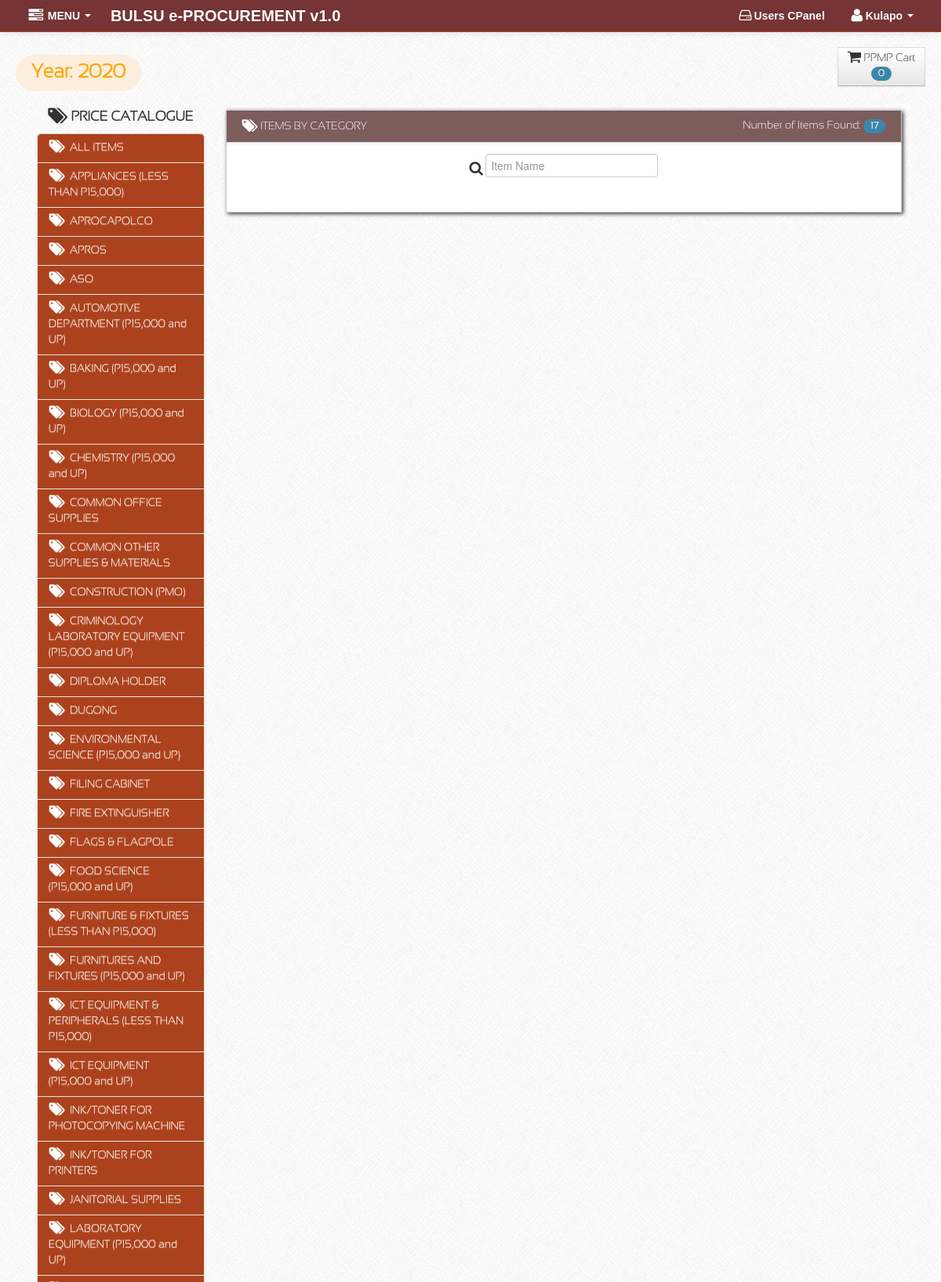
/users/category.php (signed in, upper part), run on the app's committed database.
### tables this page shows
CREATE TABLE `users` (
  `user_id` int(11) NOT NULL,
  `Year` int(11) NOT NULL,
  `branch` varchar(300) NOT NULL,
  `username` varchar(50) NOT NULL,
  `password` varchar(50) NOT NULL,
  `level` varchar(50) NOT NULL,
  `registered_date` date NOT NULL,
  `approved` varchar(3) NOT NULL,
  `Remarks` varchar(20) NOT NULL
);

CREATE TABLE `tbl_item_category` (
  `itemcategoryID` int(11) NOT NULL,
  `ItemCatDesc` varchar(350) NOT NULL
);

CREATE TABLE `tbl_item_details` (
  `itemdetailID` int(11) NOT NULL,
  `itemcategoryID` int(11) NOT NULL,
  `itemdetailDesc` varchar(350) NOT NULL,
  `UnitOfMeasurement` varchar(20) NOT NULL,
  `PriceCatalogue` decimal(11,2) NOT NULL
);

### users/session.php (called while the page is built, shortened)
<?php
	if (!isset($_SESSION['member_id']) || (trim($_SESSION['member_id']) == '')) {
		header('Location: ../index.php');
	}else {
		$session_id=$_SESSION['member_id'];
	}
?>

### users/category.php (the view, shortened to what this page needs)
<?php include('header.php'); ?>
<?php include('session.php'); ?>
<?php trim($filter = isset($_GET['filter']) ? $_GET['filter'] : '');?>
    <body >
		<?php include('navbar.php') ?>
        <div class="container-fluid" id="">
            <div class="row-fluid">
			<?php
				$query = mysql_query("SELECT * FROM users WHERE user_id='$session_id'")or die(mysql_error());
				while($row = mysql_fetch_array($query)) {
					$Year = $row['Year'];
				}
				$query1= mysql_query("select * from tbl_ppmp WHERE Year = '$Year' AND user_id='$session_id' AND Status = 'Pending'")or die(mysql_error());
				$count1 = mysql_num_rows($query1);
			?>
			<div class="span12" id="content">
				<div class="span5" id="content">
					<div class="row-fluid">
						<a href="year.php" class="pull-left" data-placement="right" title="Click to Change the year" id="yearbtn"><div class="pull-left"><h3 style="color:#ffa500;background-color:rgba(295,235,215,0.8);padding:3px 20px;border-radius:50px;"> Year: <?php echo $Year; ?></h3></div></a>
					</div>
				</div>
				<div class="span7" id="">
					<div class="row-fluid">
						<a href="ppmp.php" class="btn btn-default pull-right"><i class="icon-shopping-cart icon-large"></i> PPMP Cart<br/><span class="badge badge-info"><?php  echo $count1;  ?></span></a>
					</div>
				</div>
			</div>
				<div class="span12" id="content">
					<div class="span3" id="content">
						<div class="row-fluid">
							<?php include('side-navbar.php') ?>
						</div>
					</div>
					<div class="span9" id="content">
						<div class="row-fluid">
							<div id="block_bg" class="block">
								<div class="navbar navbar-inner block-header">
									<div class="muted pull-left"><i class="icon-tags icon-large"></i><a href="dashboard.php" class="muted"> ITEMS BY CATEGORY</a></div>
									<?php
										$query1 = mysql_query("SELECT * FROM tbl_item_details where itemcategoryID like '%$filter%'");
										$count = mysql_num_rows($query1);
										while($row1 = mysql_fetch_array($query1)) {
									?>
									<div class="muted pull-right">
										Number of Items Found: <span class="badge badge-info"><?php echo $count; ?></span>
									</div>
								</div>
								<center>
								<div class="block-content collapse in">
									<div class="span12">
										<div class="span12">
											<div class="span12">
													<form name="search" action="dashboard.php" method="POST">
														<i class="icon-search icon-large"> </i><input type="text" placeholder="Item Name" name="filter" required/>
													</form>
												</div>
											<?php
												$query1 = mysql_query("SELECT * FROM tbl_item_details where itemcategoryID like '$filter'");
											}
											?>
														  </div>
														  </div>
														</div>
										</div>
									</div>
								</div>
							</div>
						</div>
					</div>
	<?php include('script.php'); ?>
    </body>
</html>

### users/navbar.php (shortened to what this page needs)
<div class="navbar navbar-fixed-top navbar-inverse">
	<div class="navbar-inner">
		<div class="container-fluid">
			<div id="coll" class="nav-collapse collapse">
				<ul class="nav pull-left">
					<li class="dropdown">
						<a href="#" id="name123" role="button" class="dropdown-toggle" data-toggle="dropdown"><i class="icon-tasks icon-large"></i> MENU <i class="caret"></i></a>
					</li>
				</ul>
			</div>
			<a href="dashboard.php"><span class="brand">BULSU e-PROCUREMENT v1.0</span></a>
			<div id="coll" class="nav-collapse collapse">
				<ul class="nav pull-right">
					<li class="dropdown">
						<a><i class="icon-hdd icon-large"></i>Users CPanel</a>
					</li>
					<?php
						$query= mysql_query("select * from users where user_id = '$session_id'")or die(mysql_error());
						$row = mysql_fetch_array($query);
					?>
					<li class="dropdown">
						<a href="#" id="name123" role="button" class="dropdown-toggle" data-toggle="dropdown"> <i class="icon-user icon-large">
							</i><?php echo $row['username'];  ?> <i class="caret"></i></a>
					</li>
				</ul>
			</div>
		</div>
	</div>
</div>

### users/side-navbar.php (shortened to what this page needs)
<?php
    $jim = new Data();
    class Data {
        function getcategory(){
            $result = mysql_query("SELECT * FROM tbl_item_category ORDER BY itemCatDesc ASC");
            return $result;
        }
    }
?>
<div class="span12" id="sidebar">
	<center>
	<div class="block-header">
		<h4><i class="icon-tags icon-large"></i> PRICE CATALOGUE</h4>
	</div>
		<ul class="nav nav-list bs-docs-sidenav nav-collapse collapse">
			<li>
				<a tabindex="-1" href="dashboard.php" class="jkl"><i class="icon-tags icon-large"></i> ALL ITEMS </a>
			</li>
				<?php
					$cat = $jim->getcategory();
					while($row = mysql_fetch_array($cat)){
						echo '<li><a tabindex="-1" class="jkl" href="category.php?filter='.trim($row['itemcategoryID']).'"><i class="icon-tags icon-large"></i> '.$row['ItemCatDesc'].'</a></li>';
					}
				?>
		</ul>
	</center>
</div>

### assets/styles.css (style rules this page uses)
body { padding-top: 60px; padding-bottom: 40px; background-color: #f5f5f5; }
#content { margin-left:0px; }
.block { background: url("../images/pixel-60fff.png") repeat scroll 0 0 rgba(0, 0, 0, 0) !important; border: 1px solid #ccc; background: white; margin: 1em 0em; border-top: none; -webkit-box-shadow: 2px 2px 5px rgba(0, 0, 6, 0.75); -moz-box-shadow: 2px 2px 5px rgba(0, 0, 6, 0.75); box-shadow: 2px 2px 5px rgba(0, 0, 6, 0.75); }
.block-content { margin: 1em; min-height: .25em; }
.block-header { margin-bottom: 0px; border-right: none; border-left: none; -webkit-border-radius: 0px; -moz-border-radius: 0px; border-radius: 0px; }
.block-header div { padding-top: 10px; }
.bs-docs-sidenav { max-width: 80%; margin: 0px 0 0; padding: 0; background-color: #fff; -webkit-border-radius: 6px; -moz-border-radius: 6px; border-radius: 6px; -webkit-box-shadow: 0 1px 4px rgba(0,0,0,.065); -moz-box-shadow: 0 1px 4px rgba(0,0,0,.065); box-shadow: 0 1px 4px rgba(0,0,0,.065); }
.bs-docs-sidenav > li > a { display: block; width: 190px \9; margin: 0 0 -1px; padding: 8px 14px; border: 1px solid #e5e5e5; }
.bs-docs-sidenav > li:first-child > a { -webkit-border-radius: 6px 6px 0 0; -moz-border-radius: 6px 6px 0 0; border-radius: 6px 6px 0 0; }

### data on the page
users: username "Kulapo", Year "2020"
tbl_item_category: ItemCatDesc "APPLIANCES (LESS THAN P15,000)"
tbl_item_category: ItemCatDesc "APROCAPOLCO"
tbl_item_category: ItemCatDesc "APROS"
tbl_item_category: ItemCatDesc "ASO"
tbl_item_category: ItemCatDesc "AUTOMOTIVE DEPARTMENT (P15,000 and UP)"
tbl_item_category: ItemCatDesc "BAKING (P15,000 and UP)"
tbl_item_category: ItemCatDesc "BIOLOGY (P15,000 and UP)"
tbl_item_category: ItemCatDesc "CHEMISTRY (P15,000 and UP)"
tbl_item_category: ItemCatDesc "COMMON OFFICE SUPPLIES"
tbl_item_category: ItemCatDesc "COMMON OTHER SUPPLIES & MATERIALS"
tbl_item_category: ItemCatDesc "CONSTRUCTION (PMO)"
tbl_item_category: ItemCatDesc "CRIMINOLOGY LABORATORY EQUIPMENT (P15,000 and UP)"
tbl_item_category: ItemCatDesc "DIPLOMA HOLDER"
tbl_item_category: ItemCatDesc "DUGONG"
tbl_item_category: ItemCatDesc "ENVIRONMENTAL SCIENCE (P15,000 and UP)"
tbl_item_category: ItemCatDesc "FILING CABINET"
tbl_item_category: ItemCatDesc "FIRE EXTINGUISHER"
tbl_item_category: ItemCatDesc "FLAGS & FLAGPOLE"
tbl_item_category: ItemCatDesc "FOOD SCIENCE (P15,000 and UP)"
tbl_item_category: ItemCatDesc "FURNITURE & FIXTURES (LESS THAN P15,000)"
tbl_item_category: ItemCatDesc "FURNITURES AND FIXTURES (P15,000 and UP)"
tbl_item_category: ItemCatDesc "ICT EQUIPMENT & PERIPHERALS (LESS THAN P15,000)"
tbl_item_category: ItemCatDesc "ICT EQUIPMENT (P15,000 and UP)"
tbl_item_category: ItemCatDesc "INK/TONER FOR PHOTOCOPYING MACHINE"
tbl_item_category: ItemCatDesc "INK/TONER FOR PRINTERS"
tbl_item_category: ItemCatDesc "JANITORIAL SUPPLIES"
tbl_item_category: ItemCatDesc "LABORATORY EQUIPMENT (P15,000 and UP)"

### other printed values
$count1 "0"
